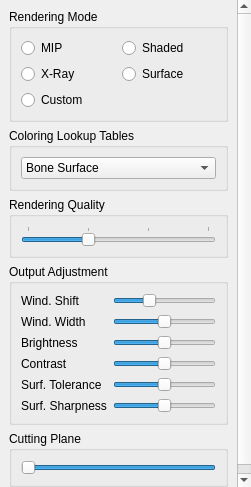
<?xml version="1.0" encoding="UTF-8"?>
<ui version="4.0">
 <class>VolumeRenderingWidget</class>
 <widget class="QWidget" name="VolumeRenderingWidget">
  <property name="geometry">
   <rect>
    <x>0</x>
    <y>0</y>
    <width>251</width>
    <height>487</height>
   </rect>
  </property>
  <property name="minimumSize">
   <size>
    <width>251</width>
    <height>300</height>
   </size>
  </property>
  <property name="windowTitle">
   <string>Volume Rendering</string>
  </property>
  <layout class="QVBoxLayout" name="verticalLayout_6">
   <property name="leftMargin">
    <number>0</number>
   </property>
   <property name="topMargin">
    <number>0</number>
   </property>
   <property name="rightMargin">
    <number>0</number>
   </property>
   <property name="bottomMargin">
    <number>0</number>
   </property>
   <item>
    <widget class="QScrollArea" name="scrollArea">
     <property name="frameShape">
      <enum>QFrame::NoFrame</enum>
     </property>
     <property name="frameShadow">
      <enum>QFrame::Plain</enum>
     </property>
     <property name="widgetResizable">
      <bool>true</bool>
     </property>
     <widget class="QWidget" name="scrollAreaWidgetContents">
      <property name="geometry">
       <rect>
        <x>0</x>
        <y>0</y>
        <width>234</width>
        <height>511</height>
       </rect>
      </property>
      <layout class="QVBoxLayout" name="verticalLayout_7">
       <item>
        <widget class="QGroupBox" name="groupBox">
         <property name="title">
          <string>Rendering Mode</string>
         </property>
         <layout class="QVBoxLayout" name="verticalLayout_4">
          <item>
           <layout class="QGridLayout" name="gridLayout">
            <item row="0" column="0">
             <widget class="QRadioButton" name="radioButtonMIP">
              <property name="toolTip">
               <string>Selects MIP rendering mode.</string>
              </property>
              <property name="statusTip">
               <string>Selects MIP rendering mode.</string>
              </property>
              <property name="text">
               <string>MIP</string>
              </property>
             </widget>
            </item>
            <item row="0" column="1">
             <widget class="QRadioButton" name="radioButtonShaded">
              <property name="toolTip">
               <string>Selects Shaded rendering mode.</string>
              </property>
              <property name="statusTip">
               <string>Selects Shaded rendering mode.</string>
              </property>
              <property name="text">
               <string>Shaded</string>
              </property>
             </widget>
            </item>
            <item row="1" column="0">
             <widget class="QRadioButton" name="radioButtonXRay">
              <property name="toolTip">
               <string>Selects X-Ray rendering mode.</string>
              </property>
              <property name="statusTip">
               <string>Selects X-Ray rendering mode.</string>
              </property>
              <property name="text">
               <string>X-Ray</string>
              </property>
             </widget>
            </item>
            <item row="1" column="1">
             <widget class="QRadioButton" name="radioButtonSurface">
              <property name="toolTip">
               <string>Selects Surface rendering mode.</string>
              </property>
              <property name="statusTip">
               <string>Selects Surface rendering mode.</string>
              </property>
              <property name="text">
               <string>Surface</string>
              </property>
             </widget>
            </item>
            <item row="2" column="0">
             <widget class="QRadioButton" name="radioButtonCustom">
              <property name="toolTip">
               <string>Selects rendering mode controlled by plugins.</string>
              </property>
              <property name="statusTip">
               <string>Selects rendering mode controlled by plugins.</string>
              </property>
              <property name="text">
               <string>Custom</string>
              </property>
             </widget>
            </item>
           </layout>
          </item>
         </layout>
        </widget>
       </item>
       <item>
        <widget class="QGroupBox" name="groupBox_2">
         <property name="title">
          <string>Coloring Lookup Tables</string>
         </property>
         <layout class="QVBoxLayout" name="verticalLayout_3">
          <item>
           <widget class="QComboBox" name="comboBoxColoring">
            <property name="toolTip">
             <string>Selects look-up table.</string>
            </property>
            <property name="statusTip">
             <string>Selects look-up table.</string>
            </property>
            <item>
             <property name="text">
              <string>Bone Surface</string>
             </property>
            </item>
            <item>
             <property name="text">
              <string>Skin Surface</string>
             </property>
            </item>
           </widget>
          </item>
         </layout>
        </widget>
       </item>
       <item>
        <widget class="QGroupBox" name="groupBox_3">
         <property name="title">
          <string>Rendering Quality</string>
         </property>
         <layout class="QVBoxLayout" name="verticalLayout_2">
          <item>
           <widget class="QSlider" name="sliderRenderingQuality">
            <property name="toolTip">
             <string>Adjusts quality of volume rendering.</string>
            </property>
            <property name="statusTip">
             <string>Adjusts quality of volume rendering.</string>
            </property>
            <property name="maximum">
             <number>3</number>
            </property>
            <property name="pageStep">
             <number>1</number>
            </property>
            <property name="value">
             <number>1</number>
            </property>
            <property name="orientation">
             <enum>Qt::Horizontal</enum>
            </property>
            <property name="tickPosition">
             <enum>QSlider::TicksAbove</enum>
            </property>
           </widget>
          </item>
         </layout>
        </widget>
       </item>
       <item>
        <widget class="QGroupBox" name="groupBox_4">
         <property name="title">
          <string>Output Adjustment</string>
         </property>
         <layout class="QVBoxLayout" name="verticalLayout_5">
          <item>
           <layout class="QFormLayout" name="formLayout">
            <item row="0" column="0">
             <widget class="CClickableLabel" name="labelWindShift">
              <property name="text">
               <string>Wind. Shift</string>
              </property>
             </widget>
            </item>
            <item row="0" column="1">
             <widget class="QSlider" name="sliderWindShift">
              <property name="toolTip">
               <string>Adjusts shift of density window.</string>
              </property>
              <property name="statusTip">
               <string>Adjusts shift of density window.</string>
              </property>
              <property name="minimum">
               <number>-100</number>
              </property>
              <property name="maximum">
               <number>200</number>
              </property>
              <property name="orientation">
               <enum>Qt::Horizontal</enum>
              </property>
             </widget>
            </item>
            <item row="1" column="0">
             <widget class="CClickableLabel" name="labelWindWidth">
              <property name="text">
               <string>Wind. Width</string>
              </property>
             </widget>
            </item>
            <item row="1" column="1">
             <widget class="QSlider" name="sliderWindWidth">
              <property name="toolTip">
               <string>Adjusts width of density window.</string>
              </property>
              <property name="statusTip">
               <string>Adjusts width of density window.</string>
              </property>
              <property name="minimum">
               <number>-100</number>
              </property>
              <property name="maximum">
               <number>100</number>
              </property>
              <property name="orientation">
               <enum>Qt::Horizontal</enum>
              </property>
             </widget>
            </item>
            <item row="2" column="0">
             <widget class="CClickableLabel" name="labelBrightness">
              <property name="text">
               <string>Brightness</string>
              </property>
             </widget>
            </item>
            <item row="2" column="1">
             <widget class="QSlider" name="sliderBrightness">
              <property name="toolTip">
               <string>Adjusts brightness of volume rendering.</string>
              </property>
              <property name="statusTip">
               <string>Adjusts brightness of volume rendering.</string>
              </property>
              <property name="minimum">
               <number>-100</number>
              </property>
              <property name="maximum">
               <number>100</number>
              </property>
              <property name="orientation">
               <enum>Qt::Horizontal</enum>
              </property>
             </widget>
            </item>
            <item row="3" column="0">
             <widget class="CClickableLabel" name="labelContrast">
              <property name="text">
               <string>Contrast</string>
              </property>
             </widget>
            </item>
            <item row="3" column="1">
             <widget class="QSlider" name="sliderContrast">
              <property name="toolTip">
               <string>Adjusts contrast of volume rendering.</string>
              </property>
              <property name="statusTip">
               <string>Adjusts contrast of volume rendering.</string>
              </property>
              <property name="minimum">
               <number>-100</number>
              </property>
              <property name="maximum">
               <number>100</number>
              </property>
              <property name="orientation">
               <enum>Qt::Horizontal</enum>
              </property>
             </widget>
            </item>
            <item row="4" column="0">
             <widget class="CClickableLabel" name="labelSurfTolerance">
              <property name="text">
               <string>Surf. Tolerance</string>
              </property>
             </widget>
            </item>
            <item row="4" column="1">
             <widget class="QSlider" name="sliderSurfTolerance">
              <property name="toolTip">
               <string>Adjusts surface tolerance.</string>
              </property>
              <property name="statusTip">
               <string>Adjusts surface tolerance.</string>
              </property>
              <property name="minimum">
               <number>-100</number>
              </property>
              <property name="maximum">
               <number>100</number>
              </property>
              <property name="orientation">
               <enum>Qt::Horizontal</enum>
              </property>
             </widget>
            </item>
            <item row="5" column="0">
             <widget class="CClickableLabel" name="labelSurfSharpness">
              <property name="text">
               <string>Surf. Sharpness</string>
              </property>
             </widget>
            </item>
            <item row="5" column="1">
             <widget class="QSlider" name="sliderSurfSharpness">
              <property name="toolTip">
               <string>Adjusts surface sharpness.</string>
              </property>
              <property name="statusTip">
               <string>Adjusts surface sharpness.</string>
              </property>
              <property name="minimum">
               <number>-100</number>
              </property>
              <property name="maximum">
               <number>100</number>
              </property>
              <property name="orientation">
               <enum>Qt::Horizontal</enum>
              </property>
             </widget>
            </item>
           </layout>
          </item>
         </layout>
        </widget>
       </item>
       <item>
        <widget class="QGroupBox" name="groupBox_5">
         <property name="title">
          <string>Cutting Plane</string>
         </property>
         <layout class="QVBoxLayout" name="verticalLayout">
          <item>
           <widget class="QSlider" name="sliderCuttingPlane">
            <property name="toolTip">
             <string>Adjust cutting plane position.</string>
            </property>
            <property name="statusTip">
             <string>Adjust cutting plane position.</string>
            </property>
            <property name="minimum">
             <number>-75</number>
            </property>
            <property name="maximum">
             <number>75</number>
            </property>
            <property name="value">
             <number>75</number>
            </property>
            <property name="orientation">
             <enum>Qt::Horizontal</enum>
            </property>
            <property name="invertedAppearance">
             <bool>true</bool>
            </property>
           </widget>
          </item>
         </layout>
        </widget>
       </item>
       <item>
        <spacer name="verticalSpacer">
         <property name="orientation">
          <enum>Qt::Vertical</enum>
         </property>
         <property name="sizeHint" stdset="0">
          <size>
           <width>20</width>
           <height>22</height>
          </size>
         </property>
        </spacer>
       </item>
      </layout>
     </widget>
    </widget>
   </item>
  </layout>
 </widget>
 <customwidgets>
  <customwidget>
   <class>CClickableLabel</class>
   <extends>QLabel</extends>
   <header location="global">controls/CClickableLabel.h</header>
  </customwidget>
 </customwidgets>
 <tabstops>
  <tabstop>radioButtonMIP</tabstop>
  <tabstop>radioButtonXRay</tabstop>
  <tabstop>radioButtonShaded</tabstop>
  <tabstop>radioButtonSurface</tabstop>
  <tabstop>comboBoxColoring</tabstop>
  <tabstop>sliderRenderingQuality</tabstop>
  <tabstop>sliderWindShift</tabstop>
  <tabstop>sliderWindWidth</tabstop>
  <tabstop>sliderBrightness</tabstop>
  <tabstop>sliderContrast</tabstop>
  <tabstop>sliderSurfTolerance</tabstop>
  <tabstop>sliderSurfSharpness</tabstop>
  <tabstop>sliderCuttingPlane</tabstop>
 </tabstops>
 <resources/>
 <connections/>
</ui>
